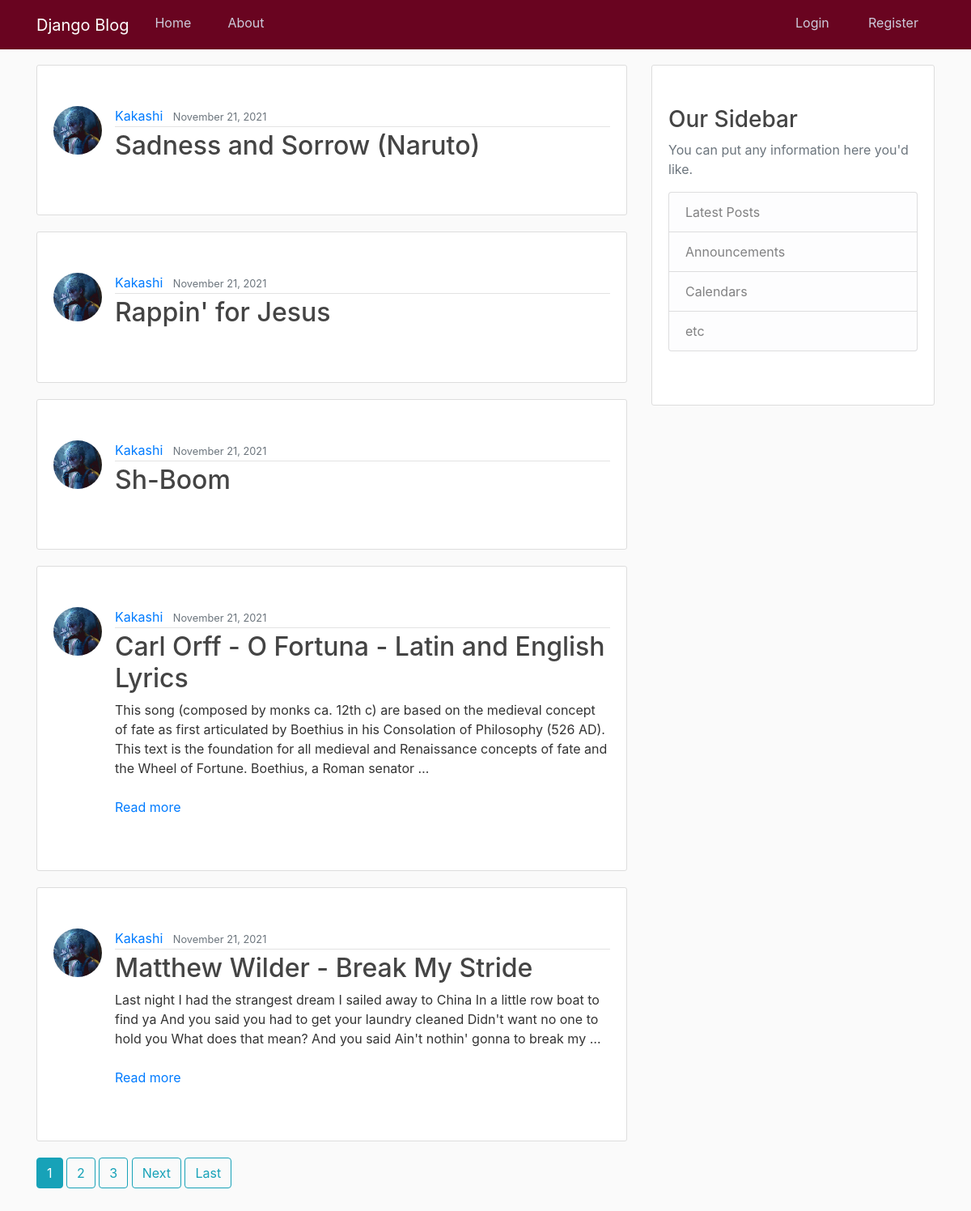
The page / on the database its author committed.
### blog/models.py (models this page shows, shortened)
class Post(models.Model):
    title = models.CharField(max_length=100)
    content = models.TextField(null=True, blank=True)
    video = EmbedVideoField(null=True, blank=True)
    date_posted = models.DateTimeField(default=timezone.now)
    author = models.ForeignKey(User, on_delete=models.CASCADE)
    """
    Gives title of the Post (<Queryset [<Post: Blog 1>]>) for in CLI for the cmds like
    Post.objects.all() instead of vauge Post objects (<Queryset [<Post:Post Object(1)>]>)
    """

### users/models.py (models this page shows, shortened)
class Profile(models.Model):
    user = models.OneToOneField(User, on_delete = models.CASCADE)
    image = models.ImageField(default = 'default.jpg', upload_to = 'profile_pics')
    """
    Gives username for the PROFILE in CLI instead of vauge Profile objects.
    Username is fetched from cleaned_data dict in users/views.py
    """
    """
    Profile Pic Image resizing
    """

### blog/views.py (the view)
class PostListView(ListView):
    model = Post
    template_name = 'blog/home.html'
    context_object_name = 'posts'
    ordering = ['-date_posted'] # - for newest to oldest
    paginate_by = 5 # Number of POSTS per page

### blog/templates/blog/home.html (shortened to what this page needs)
{% extends "blog/base.html" %}
{% block content %}
    {% for post in posts %}
        <article class="media content-section">
            <img class="rounded-circle article-img" src="{{ post.author.profile.image.url }}">
            <div class="media-body">
            <div class="article-metadata">
                <a class="mr-2" href="{% url 'user-posts' post.author.username %}">{{ post.author }}</a>
                <small class="text-muted">{{ post.date_posted|date:"F d, Y" }}</small>
            </div>
            <h2><a class="article-title" href="{% url 'post-detail' post.id %}">{{ post.title }}</a></h2>
            {% with text=post.content|urlize %}
                {% if text|wordcount > 51 %}
                <p class="article-content" id="half-{{ post.pk }}">{{text|truncatewords:50}}<a data-id="{{ post.pk }}" href="javascript:void();" class="show-hide-btn"><br><br>Read more</a></p>
                {% else %}
                <p>
                    {{ text }}
                </p>
                {% endif %}
            {% endwith %}
            </div>
        </article>
    {% endfor %}
    {% if is_paginated %}
    {% for num in page_obj.paginator.page_range %}
        {% if page_obj.number == num %}
            <a class="btn btn-info mb-4" href="?page={{ num }}">{{ num }}</a>
        {% elif num > page_obj.number|add:'-3' and num < page_obj.number|add:'3' %}
            <a class="btn btn-outline-info mb-4" href="?page={{ num }}">{{ num }}</a>
        {% endif %}
    {% endfor %}
    {% if page_obj.has_next %}
        <a class="btn btn-outline-info mb-4" href="?page={{ page_obj.next_page_number }}">Next</a>
        <a class="btn btn-outline-info mb-4" href="?page={{ page_obj.paginator.num_pages }}">Last</a>
    {% endif %}
    {% endif %}
{% endblock content %}

### blog/templates/blog/base.html (shortened to what this page needs)
{% load static %}
<!DOCTYPE html>
<html>
<head>
    <link rel="stylesheet" href="https://stackpath.bootstrapcdn.com/bootstrap/4.3.1/css/bootstrap.min.css">
    <link rel="stylesheet" type="text/css" href="{% static 'blog/main.css' %}">
</head>
<body>
    <header class="site-header">
        <nav class="navbar navbar-expand-md navbar-dark bg-steel fixed-top">
        <div class="container">
            <a class="navbar-brand mr-4" href="{% url 'blog-home' %}">Django Blog</a>
            <div class="collapse navbar-collapse" id="navbarToggle">
            <div class="navbar-nav mr-auto">
                <a class="nav-item nav-link" href="{% url 'blog-home' %}">Home</a>
                <a class="nav-item nav-link" href="{% url 'blog-about' %}">About</a>
            </div>
            <div class="navbar-nav">
              {% if user.is_authenticated %}
              <a class="nav-item nav-link" href="{% url 'post-create' %}">New Post</a>
              <a class="nav-item nav-link" href="{% url 'profile' %}">Profile</a>
              <a class="nav-item nav-link" href="{% url 'logout' %}">Logout</a>
              <input type="image" class="rounded-circle article-img" src="{{ user.profile.image.url }}" data-toggle="modal" data-target="#ViewProfilePic">
              {% else%}
                <a class="nav-item nav-link" href="{% url 'login' %}">Login</a>
                <a class="nav-item nav-link" href="{% url 'register' %}">Register</a>
              {% endif %}
            </div>
            </div>
        </div>
        </nav>
    </header>
    <main role="main" class="container my-md-5">
        <div class="row">
          <div class="col-md-8">
            {% block content %}{% endblock %}
          </div>
          <div class="col-md-4">
            <div class="content-section">
              <h3>Our Sidebar</h3>
              <p class='text-muted'>You can put any information here you'd like.
                <ul class="list-group">
                  <li class="list-group-item list-group-item-light">Latest Posts</li>
                  <li class="list-group-item list-group-item-light">Announcements</li>
                  <li class="list-group-item list-group-item-light">Calendars</li>
                  <li class="list-group-item list-group-item-light">etc</li>
                </ul>
              </p>
            </div>
          </div>
        </div>
    </main>
</body>
</html>

### blog/static/blog/main.css (style rules this page uses)
body { background: #fafafa; color: #333333; margin-top: 5rem; }
h1, h2, h3, h4, h5, h6 { color: #444444; }
ul { margin: 0; }
.bg-steel { background-color: #690420; }
.site-header .navbar-nav .nav-link { color: #cccbdb; height: 45px; width: 90px; }
.content-section { background: #ffffff; padding: 50px 20px; border: 1px solid #dddddd; border-radius: 3px; margin-bottom: 20px; }
.article-title { color: #444444; }
.article-content { white-space: pre-line; }
.article-img { height: 60px; width: 60px; margin-right: 16px; }
.article-metadata { padding-bottom: 1px; margin-bottom: 4px; border-bottom: 1px solid #e3e3e3 }

### rows shown on the page
Post: author.profile.image (picture), author "Kakashi", date_posted "November 21, 2021", title "Sadness and Sorrow (Naruto)"
Post: author.profile.image (picture), author "Kakashi", date_posted "November 21, 2021", title "Rappin' for Jesus"
Post: author.profile.image (picture), author "Kakashi", date_posted "November 21, 2021", title "Sh-Boom"
Post: author.profile.image (picture), author "Kakashi", date_posted "November 21, 2021", title "Carl Orff - O Fortuna - Latin and English Lyrics", value "This song (composed by monks ca. 12th c) are based on the medieval concept of fate as first articulated by Boethius in his Consolation of Philosophy (526 AD). This text is the foundation for all medieval and Renaissance concepts of fate and the Wheel of Fortune. Boethius, a Roman senator …"
Post: author.profile.image (picture), author "Kakashi", date_posted "November 21, 2021", title "Matthew Wilder - Break My Stride", value "Last night I had the strangest dream I sailed away to China In a little row boat to find ya And you said you had to get your laundry cleaned Didn't want no one to hold you What does that mean? And you said Ain't nothin' gonna to break my …"

### other values the page prints
{{ num }} "1"
{{ num }} "2" "3"
